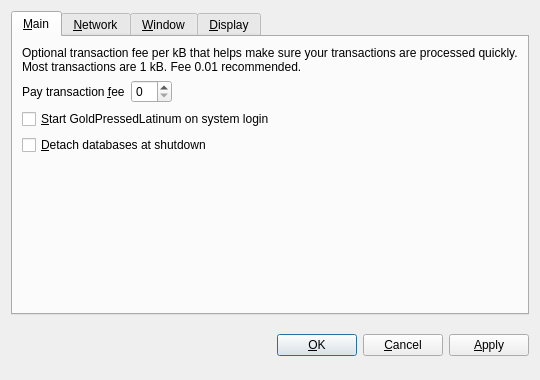
<?xml version="1.0" encoding="UTF-8"?>
<ui version="4.0">
 <class>OptionsDialog</class>
 <widget class="QDialog" name="OptionsDialog">
  <property name="geometry">
   <rect>
    <x>0</x>
    <y>0</y>
    <width>540</width>
    <height>380</height>
   </rect>
  </property>
  <property name="windowTitle">
   <string>Options</string>
  </property>
  <property name="modal">
   <bool>true</bool>
  </property>
  <layout class="QVBoxLayout" name="verticalLayout">
   <item>
    <widget class="QTabWidget" name="tabWidget">
     <property name="tabPosition">
      <enum>QTabWidget::North</enum>
     </property>
     <property name="currentIndex">
      <number>0</number>
     </property>
     <widget class="QWidget" name="tabMain">
      <attribute name="title">
       <string>&amp;Main</string>
      </attribute>
      <layout class="QVBoxLayout" name="verticalLayout_Main">
       <item>
        <widget class="QLabel" name="transactionFeeInfoLabel">
         <property name="text">
          <string>Optional transaction fee per kB that helps make sure your transactions are processed quickly. Most transactions are 1 kB. Fee 0.01 recommended.</string>
         </property>
         <property name="textFormat">
          <enum>Qt::PlainText</enum>
         </property>
         <property name="wordWrap">
          <bool>true</bool>
         </property>
        </widget>
       </item>
       <item>
        <layout class="QHBoxLayout" name="horizontalLayout_Main">
         <item>
          <widget class="QLabel" name="transactionFeeLabel">
           <property name="text">
            <string>Pay transaction &amp;fee</string>
           </property>
           <property name="textFormat">
            <enum>Qt::PlainText</enum>
           </property>
           <property name="buddy">
            <cstring>transactionFee</cstring>
           </property>
          </widget>
         </item>
         <item>
          <widget class="BitcoinAmountField" name="transactionFee"/>
         </item>
         <item>
          <spacer name="horizontalSpacer_Main">
           <property name="orientation">
            <enum>Qt::Horizontal</enum>
           </property>
           <property name="sizeHint" stdset="0">
            <size>
             <width>40</width>
             <height>20</height>
            </size>
           </property>
          </spacer>
         </item>
        </layout>
       </item>
       <item>
        <widget class="QCheckBox" name="bitcoinAtStartup">
         <property name="toolTip">
          <string>Automatically start GoldPressedLatinum after logging in to the system.</string>
         </property>
         <property name="text">
          <string>&amp;Start GoldPressedLatinum on system login</string>
         </property>
        </widget>
       </item>
       <item>
        <widget class="QCheckBox" name="detachDatabases">
         <property name="toolTip">
          <string>Detach block and address databases at shutdown. This means they can be moved to another data directory, but it slows down shutdown. The wallet is always detached.</string>
         </property>
         <property name="text">
          <string>&amp;Detach databases at shutdown</string>
         </property>
        </widget>
       </item>
       <item>
        <spacer name="verticalSpacer_Main">
         <property name="orientation">
          <enum>Qt::Vertical</enum>
         </property>
         <property name="sizeHint" stdset="0">
          <size>
           <width>20</width>
           <height>40</height>
          </size>
         </property>
        </spacer>
       </item>
      </layout>
     </widget>
     <widget class="QWidget" name="tabNetwork">
      <attribute name="title">
       <string>&amp;Network</string>
      </attribute>
      <layout class="QVBoxLayout" name="verticalLayout_Network">
       <item>
        <widget class="QCheckBox" name="mapPortUpnp">
         <property name="toolTip">
          <string>Automatically open the GoldPressedLatinum client port on the router. This only works when your router supports UPnP and it is enabled.</string>
         </property>
         <property name="text">
          <string>Map port using &amp;UPnP</string>
         </property>
        </widget>
       </item>
       <item>
        <widget class="QCheckBox" name="connectSocks">
         <property name="toolTip">
          <string>Connect to the GoldPressedLatinum network through a SOCKS proxy (e.g. when connecting through Tor).</string>
         </property>
         <property name="text">
          <string>&amp;Connect through SOCKS proxy:</string>
         </property>
        </widget>
       </item>
       <item>
        <layout class="QHBoxLayout" name="horizontalLayout_Network">
         <item>
          <widget class="QLabel" name="proxyIpLabel">
           <property name="text">
            <string>Proxy &amp;IP:</string>
           </property>
           <property name="textFormat">
            <enum>Qt::PlainText</enum>
           </property>
           <property name="buddy">
            <cstring>proxyIp</cstring>
           </property>
          </widget>
         </item>
         <item>
          <widget class="QValidatedLineEdit" name="proxyIp">
           <property name="maximumSize">
            <size>
             <width>140</width>
             <height>16777215</height>
            </size>
           </property>
           <property name="toolTip">
            <string>IP address of the proxy (e.g. 127.0.0.1)</string>
           </property>
          </widget>
         </item>
         <item>
          <widget class="QLabel" name="proxyPortLabel">
           <property name="text">
            <string>&amp;Port:</string>
           </property>
           <property name="textFormat">
            <enum>Qt::PlainText</enum>
           </property>
           <property name="buddy">
            <cstring>proxyPort</cstring>
           </property>
          </widget>
         </item>
         <item>
          <widget class="QLineEdit" name="proxyPort">
           <property name="maximumSize">
            <size>
             <width>55</width>
             <height>16777215</height>
            </size>
           </property>
           <property name="toolTip">
            <string>Port of the proxy (e.g. 9050)</string>
           </property>
          </widget>
         </item>
         <item>
          <widget class="QLabel" name="socksVersionLabel">
           <property name="text">
            <string>SOCKS &amp;Version:</string>
           </property>
           <property name="textFormat">
            <enum>Qt::PlainText</enum>
           </property>
           <property name="buddy">
            <cstring>socksVersion</cstring>
           </property>
          </widget>
         </item>
         <item>
          <widget class="QValueComboBox" name="socksVersion">
           <property name="toolTip">
            <string>SOCKS version of the proxy (e.g. 5)</string>
           </property>
          </widget>
         </item>
         <item>
          <spacer name="horizontalSpacer_Network">
           <property name="orientation">
            <enum>Qt::Horizontal</enum>
           </property>
           <property name="sizeHint" stdset="0">
            <size>
             <width>40</width>
             <height>20</height>
            </size>
           </property>
          </spacer>
         </item>
        </layout>
       </item>
       <item>
        <spacer name="verticalSpacer_Network">
         <property name="orientation">
          <enum>Qt::Vertical</enum>
         </property>
         <property name="sizeHint" stdset="0">
          <size>
           <width>20</width>
           <height>40</height>
          </size>
         </property>
        </spacer>
       </item>
      </layout>
     </widget>
     <widget class="QWidget" name="tabWindow">
      <attribute name="title">
       <string>&amp;Window</string>
      </attribute>
      <layout class="QVBoxLayout" name="verticalLayout_Window">
       <item>
        <widget class="QCheckBox" name="minimizeToTray">
         <property name="toolTip">
          <string>Show only a tray icon after minimizing the window.</string>
         </property>
         <property name="text">
          <string>&amp;Minimize to the tray instead of the taskbar</string>
         </property>
        </widget>
       </item>
       <item>
        <widget class="QCheckBox" name="minimizeOnClose">
         <property name="toolTip">
          <string>Minimize instead of exit the application when the window is closed. When this option is enabled, the application will be closed only after selecting Quit in the menu.</string>
         </property>
         <property name="text">
          <string>M&amp;inimize on close</string>
         </property>
        </widget>
       </item>
       <item>
        <spacer name="verticalSpacer_Window">
         <property name="orientation">
          <enum>Qt::Vertical</enum>
         </property>
         <property name="sizeHint" stdset="0">
          <size>
           <width>20</width>
           <height>40</height>
          </size>
         </property>
        </spacer>
       </item>
      </layout>
     </widget>
     <widget class="QWidget" name="tabDisplay">
      <attribute name="title">
       <string>&amp;Display</string>
      </attribute>
      <layout class="QVBoxLayout" name="verticalLayout_Display">
       <item>
        <layout class="QHBoxLayout" name="horizontalLayout_1_Display">
         <item>
          <widget class="QLabel" name="langLabel">
           <property name="text">
            <string>User Interface &amp;language:</string>
           </property>
           <property name="textFormat">
            <enum>Qt::PlainText</enum>
           </property>
           <property name="buddy">
            <cstring>lang</cstring>
           </property>
          </widget>
         </item>
         <item>
          <widget class="QValueComboBox" name="lang">
           <property name="toolTip">
            <string>The user interface language can be set here. This setting will take effect after restarting GoldPressedLatinum.</string>
           </property>
          </widget>
         </item>
        </layout>
       </item>
       <item>
        <layout class="QHBoxLayout" name="horizontalLayout_2_Display">
         <item>
          <widget class="QLabel" name="unitLabel">
           <property name="text">
            <string>&amp;Unit to show amounts in:</string>
           </property>
           <property name="textFormat">
            <enum>Qt::PlainText</enum>
           </property>
           <property name="buddy">
            <cstring>unit</cstring>
           </property>
          </widget>
         </item>
         <item>
          <widget class="QValueComboBox" name="unit">
           <property name="toolTip">
            <string>Choose the default subdivision unit to show in the interface and when sending coins.</string>
           </property>
          </widget>
         </item>
        </layout>
       </item>
       <item>
        <widget class="QCheckBox" name="displayAddresses">
         <property name="toolTip">
          <string>Whether to show GoldPressedLatinum addresses in the transaction list or not.</string>
         </property>
         <property name="text">
          <string>&amp;Display addresses in transaction list</string>
         </property>
        </widget>
       </item>
       <item>
        <spacer name="verticalSpacer_Display">
         <property name="orientation">
          <enum>Qt::Vertical</enum>
         </property>
         <property name="sizeHint" stdset="0">
          <size>
           <width>20</width>
           <height>40</height>
          </size>
         </property>
        </spacer>
       </item>
      </layout>
     </widget>
    </widget>
   </item>
   <item>
    <layout class="QHBoxLayout" name="horizontalLayout_Buttons">
     <item>
      <spacer name="horizontalSpacer_1">
       <property name="orientation">
        <enum>Qt::Horizontal</enum>
       </property>
       <property name="sizeHint" stdset="0">
        <size>
         <width>40</width>
         <height>48</height>
        </size>
       </property>
      </spacer>
     </item>
     <item>
      <widget class="QLabel" name="statusLabel">
       <property name="font">
        <font>
         <weight>75</weight>
         <bold>true</bold>
        </font>
       </property>
       <property name="text">
        <string/>
       </property>
       <property name="textFormat">
        <enum>Qt::PlainText</enum>
       </property>
       <property name="wordWrap">
        <bool>true</bool>
       </property>
      </widget>
     </item>
     <item>
      <spacer name="horizontalSpacer_2">
       <property name="orientation">
        <enum>Qt::Horizontal</enum>
       </property>
       <property name="sizeHint" stdset="0">
        <size>
         <width>40</width>
         <height>48</height>
        </size>
       </property>
      </spacer>
     </item>
     <item>
      <widget class="QPushButton" name="okButton">
       <property name="text">
        <string>&amp;OK</string>
       </property>
      </widget>
     </item>
     <item>
      <widget class="QPushButton" name="cancelButton">
       <property name="text">
        <string>&amp;Cancel</string>
       </property>
       <property name="autoDefault">
        <bool>false</bool>
       </property>
      </widget>
     </item>
     <item>
      <widget class="QPushButton" name="applyButton">
       <property name="text">
        <string>&amp;Apply</string>
       </property>
       <property name="autoDefault">
        <bool>false</bool>
       </property>
      </widget>
     </item>
    </layout>
   </item>
  </layout>
 </widget>
 <customwidgets>
  <customwidget>
   <class>BitcoinAmountField</class>
   <extends>QSpinBox</extends>
   <header>bitcoinamountfield.h</header>
  </customwidget>
  <customwidget>
   <class>QValueComboBox</class>
   <extends>QComboBox</extends>
   <header>qvaluecombobox.h</header>
  </customwidget>
  <customwidget>
   <class>QValidatedLineEdit</class>
   <extends>QLineEdit</extends>
   <header>qvalidatedlineedit.h</header>
  </customwidget>
 </customwidgets>
 <resources/>
 <connections/>
</ui>
